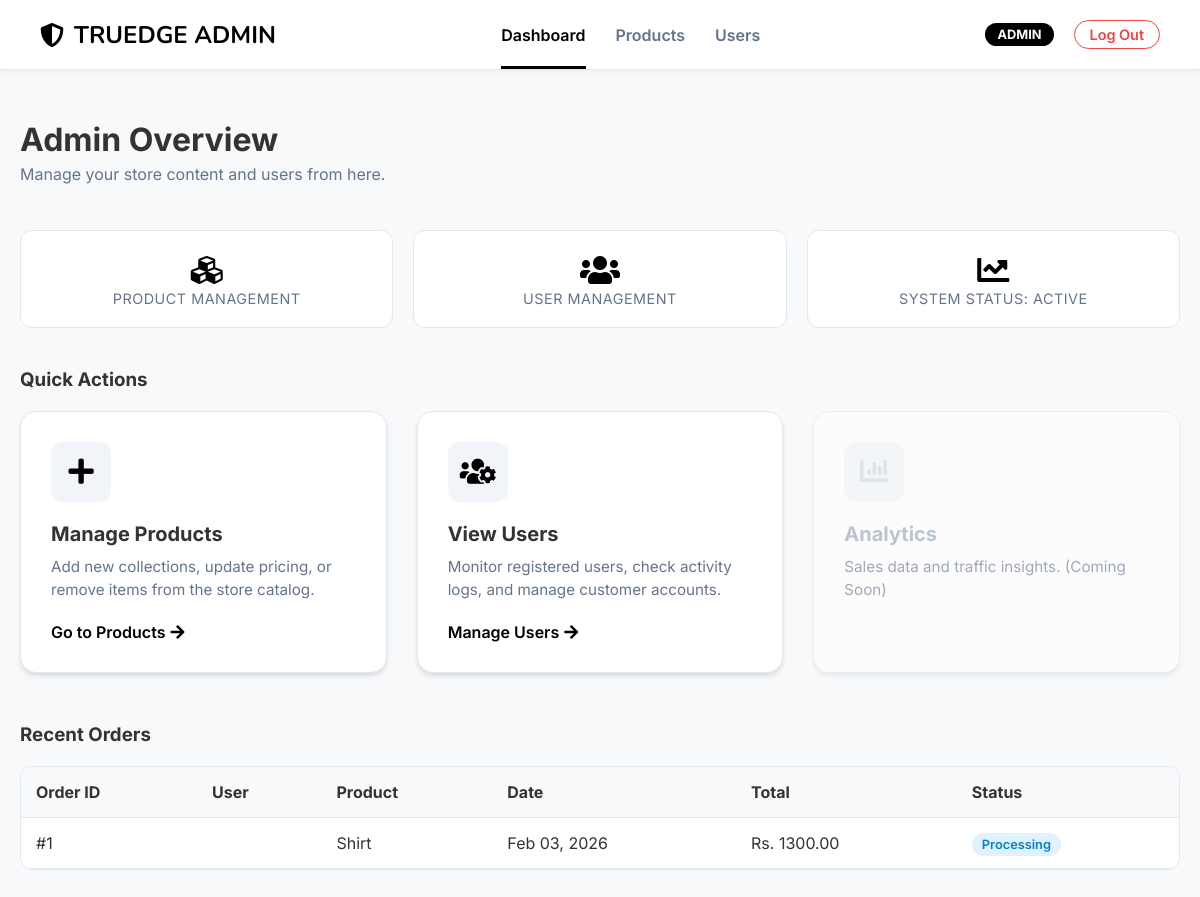
The page /admindashboard/ on the database as committed earlier.
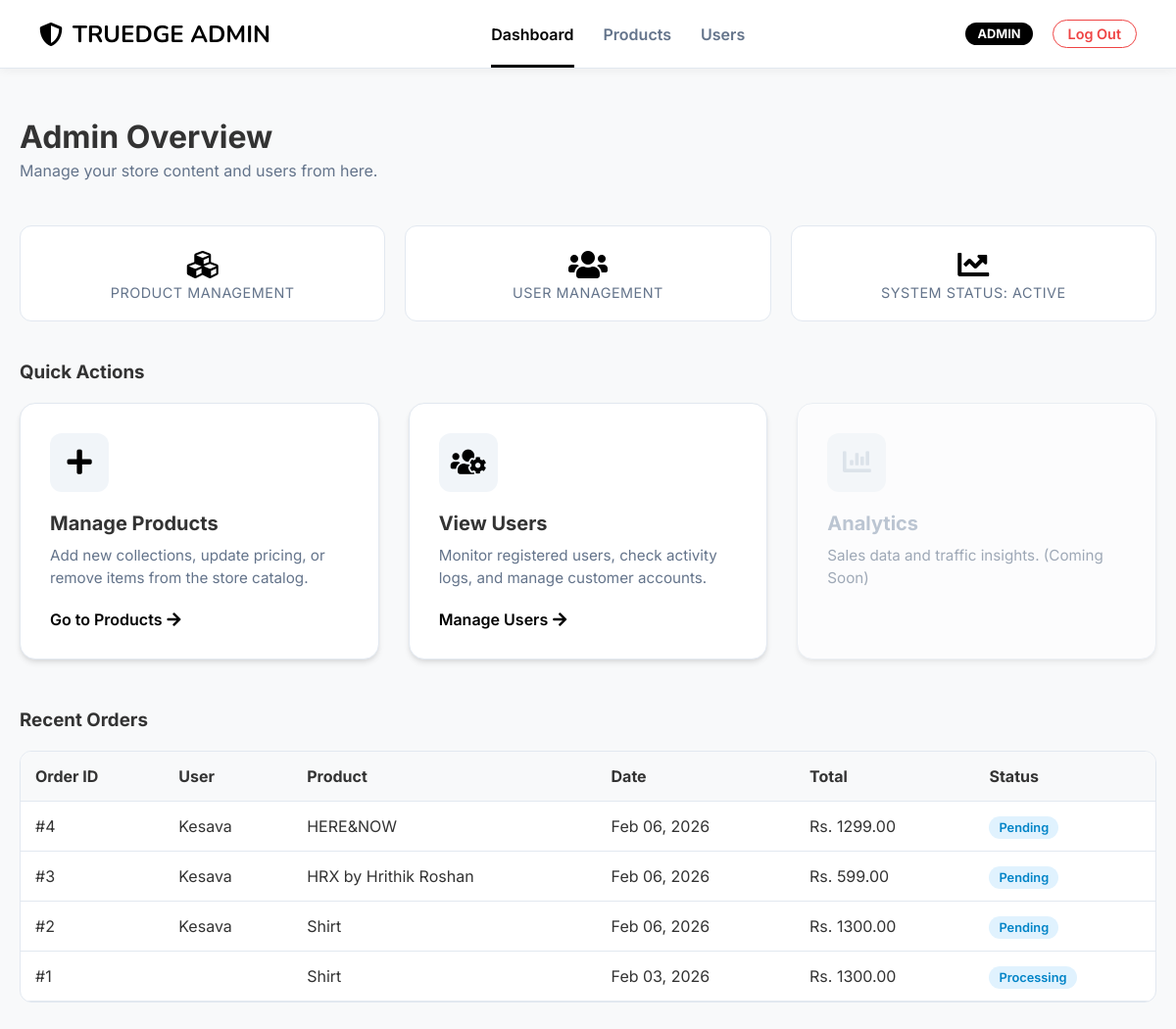
The same page on the database as committed later.
### userapp/models.py (models this page shows, shortened)
class Order(models.Model):
    user = models.ForeignKey(User, on_delete=models.CASCADE, null=True, blank=True)
    product = models.ForeignKey(Product, on_delete=models.CASCADE)
    quantity = models.PositiveIntegerField(default=1)
    price = models.DecimalField(max_digits=10, decimal_places=2)
    status = models.CharField(max_length=50, default='Pending')
    date = models.DateTimeField(auto_now_add=True)

### mainapp/models.py (models this page shows, shortened)
class Product(models.Model):
    image = models.ImageField(upload_to='products/')
    title = models.CharField(max_length=200)
    description = models.TextField()
    price = models.DecimalField(max_digits=10, decimal_places=2)

### adminapp/views.py (the view)
# urls.py: path("admindashboard/",  admin_views.admin_dashboard, name="admin_dashboard"),
def admin_dashboard(request):
    orders = Order.objects.all().order_by('-date')
    return render(request, 'admindashboard.html', {'orders': orders})

### templates/admindashboard.html (shortened to what the changed rows need)
<!DOCTYPE html>
<html lang="en">
<head>
    <link rel="stylesheet" href="https://cdnjs.cloudflare.com/ajax/libs/font-awesome/5.15.3/css/all.min.css">
</head>
<body>
    <div class="container">
        <div class="section-header">
            <div>
                <h2>Admin Overview</h2>
            </div>
        </div>
        <div style="margin-top: 50px;">
            <div
                style="background: white; border-radius: 12px; border: 1px solid var(--border-color); overflow: hidden;">
                <table style="width: 100%; border-collapse: collapse;">
                    <thead>
                        <tr style="background-color: #f8f9fa;">
                            <th style="padding: 15px; text-align: left; border-bottom: 1px solid var(--border-color);">
                                Order ID</th>
                            <th style="padding: 15px; text-align: left; border-bottom: 1px solid var(--border-color);">
                                User</th>
                            <th style="padding: 15px; text-align: left; border-bottom: 1px solid var(--border-color);">
                                Product</th>
                            <th style="padding: 15px; text-align: left; border-bottom: 1px solid var(--border-color);">
                                Date</th>
                            <th style="padding: 15px; text-align: left; border-bottom: 1px solid var(--border-color);">
                                Total</th>
                            <th style="padding: 15px; text-align: left; border-bottom: 1px solid var(--border-color);">
                                Status</th>
                        </tr>
                    </thead>
                    <tbody>
                        {% for order in orders %}
                        <tr>
                            <td style="padding: 15px; border-bottom: 1px solid var(--border-color);">#{{order.id}}</td>
                            <td style="padding: 15px; border-bottom: 1px solid var(--border-color);">
                                {{order.user.username}}</td>
                            <td style="padding: 15px; border-bottom: 1px solid var(--border-color);">
                                {{order.product.title}}</td>
                            <td style="padding: 15px; border-bottom: 1px solid var(--border-color);">
                                {{order.date|date:"M d, Y"}}</td>
                            <td style="padding: 15px; border-bottom: 1px solid var(--border-color);">Rs. {{order.price}}
                            </td>
                            <td style="padding: 15px; border-bottom: 1px solid var(--border-color);">
                                <span
                                    style="background: #e0f2fe; color: #0284c7; padding: 4px 10px; border-radius: 20px; font-size: 0.8em; font-weight: 600;">{{order.status}}</span>
                            </td>
                        </tr>
                        {% empty %}
                        <tr>
                            <td colspan="6" style="padding: 20px; text-align: center; color: #64748b;">No recent orders.
                            </td>
                        </tr>
                        {% endfor %}
                    </tbody>
                </table>
            </div>
        </div>
    </div>
</body>
</html>

Rows that differ between the two databases and show on the page:
added Order: id "4", user.username "Kesava", product "HERE&NOW", date "Feb 06, 2026", price "1299.00", status "Pending"
added Order: id "3", user.username "Kesava", product "HRX by Hrithik Roshan", date "Feb 06, 2026", price "599.00", status "Pending"
added Order: id "2", user.username "Kesava", product "Shirt", date "Feb 06, 2026", price "1300.00", status "Pending"
